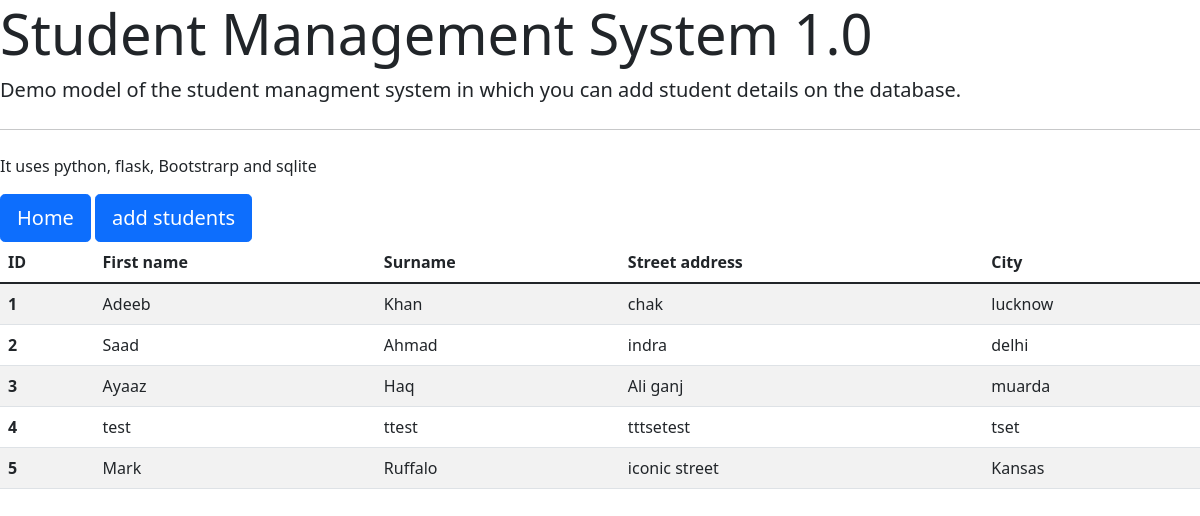
The page /home on the database its author committed.
### tables this page shows
CREATE TABLE contact_details 
( id INTEGER PRIMARY KEY AUTOINCREMENT,
firstname TEXT,
surname TEXT,
street_adress TEXT,
suburb TEXT

);

### app.py (the view)
@app.route('/')
@app.route('/home')
def home_page():
    student_data = query_contact_details()
    return render_template('home.html', student_data=student_data)

### app.py (called while the page is built)
def query_contact_details():
    connie = sqlite3.connect(db_locale)
    c = connie.cursor()
    c.execute("""
    SELECT * FROM contact_details
    """)
    student_data = c.fetchall()
    return student_data

### templates/home.html (shortened to what this page needs)
<!doctype html>
<html lang="en">
  <head>
    <link href="https://cdn.jsdelivr.net/npm/bootstrap@5.1.3/dist/css/bootstrap.min.css" rel="stylesheet">
  </head>
  <body>
      <div class="jumbotron">
         <h1 class="display-4">Student Management System 1.0</h1>
         <p class="lead">Demo model of the student managment system in which you can add student details on the database.</p>
         <hr class="my-4">
         <p>It uses python, flask, Bootstrarp and sqlite </p>
         <a class="btn btn-primary btn-lg" href="{{ url_for('home_page') }}" role="button">Home</a>
         <a class="btn btn-primary btn-lg" href="{{ url_for('add_student') }}" role="button">add students</a>
     </div>
     <table class="table table-striped">
        <thead>
          <tr>
            <th scope="col">ID</th>
            <th scope="col">First name</th>
            <th scope="col">Surname</th>
            <th scope="col">Street address</th>
            <th scope="col">City</th>
          </tr>
        </thead>
        <tbody>
            {% for student in student_data %}
            <tr>
              <th scope="row">{{ student[0] }}</th>
              <td>{{ student[1]}}</td>
              <td>{{ student[2]}}</td>
              <td>{{ student[3]}}</td>
              <td>{{ student[4]}}</td>
            </tr>
            {% endfor %}
        </tbody>
      </table>
  </body>
</html>

### rows shown on the page
contact_details: id "1", firstname "Adeeb", surname "Khan", street_adress "chak", suburb "lucknow"
contact_details: id "2", firstname "Saad", surname "Ahmad", street_adress "indra", suburb "delhi"
contact_details: id "3", firstname "Ayaaz", surname "Haq", street_adress "Ali ganj", suburb "muarda"
contact_details: id "4", firstname "test", surname "ttest", street_adress "tttsetest", suburb "tset"
contact_details: id "5", firstname "Mark", surname "Ruffalo", street_adress "iconic street", suburb "Kansas"
